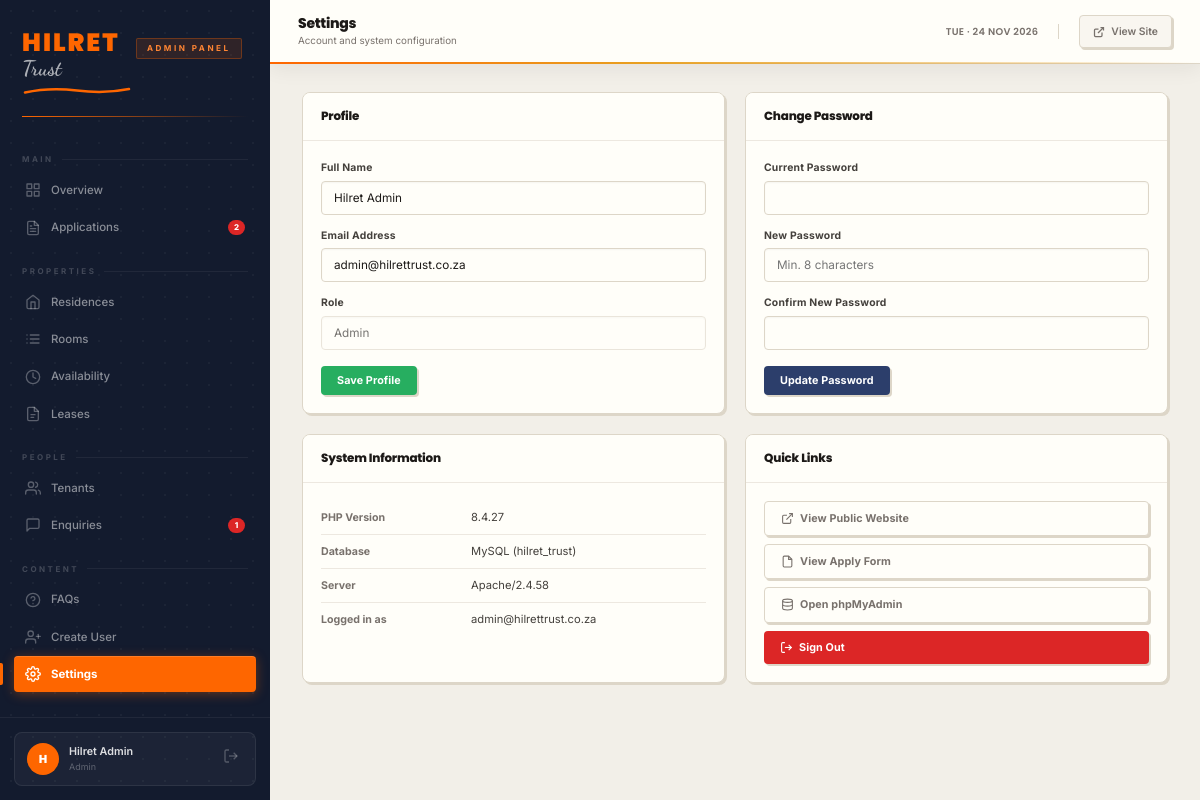
The app's page /dashboard/settings.php (signed in) with its own data.
### tables this page shows
CREATE TABLE IF NOT EXISTS users (
  id            INT AUTO_INCREMENT PRIMARY KEY,
  name          VARCHAR(100)  NOT NULL,
  email         VARCHAR(150)  UNIQUE NOT NULL,
  password_hash VARCHAR(255)  NOT NULL,
  role          ENUM('admin','manager') DEFAULT 'admin',
  last_login    DATETIME      NULL,
  created_at    TIMESTAMP     DEFAULT CURRENT_TIMESTAMP
);

### backend/db.php (called while the page is built, shortened)
<?php
function db(): PDO {
    static $pdo = null;
    if ($pdo === null) {
        $dsn = sprintf(
            'mysql:host=%s;dbname=%s;charset=%s',
            DB_HOST, DB_NAME, DB_CHARSET
        );
        $pdo = new PDO($dsn, DB_USER, DB_PASS, [
            PDO::ATTR_ERRMODE            => PDO::ERRMODE_EXCEPTION,
            PDO::ATTR_DEFAULT_FETCH_MODE => PDO::FETCH_ASSOC,
            PDO::ATTR_EMULATE_PREPARES   => false,
        ]);
    }
    return $pdo;
}

### backend/auth.php (called while the page is built, shortened)
<?php
require_once __DIR__ . '/db.php';
function is_logged_in(): bool {
    return !empty($_SESSION['admin_id']);
}
function current_user(): ?array {
    static $user = null;
    if ($user === null) {
        $stmt = db()->prepare('SELECT id, name, email, role FROM users WHERE id = ?');
        $stmt->execute([$_SESSION['admin_id']]);
        $user = $stmt->fetch() ?: null;
    }
    return $user;
}

### dashboard/partials/auth-check.php (called while the page is built, shortened)
<?php
require_once dirname(__DIR__, 2) . '/backend/auth.php';
$user = current_user();

### dashboard/settings.php (the view, shortened to what this page needs)
<?php
require_once __DIR__ . '/partials/auth-check.php';
require_once dirname(__DIR__) . '/backend/db.php';
?>
<?php include __DIR__ . '/partials/head.php'; ?>
<?php include __DIR__ . '/partials/sidebar.php'; ?>
<?php include __DIR__ . '/partials/topbar.php'; ?>
<main class="dash-content">
  <div style="display:grid;grid-template-columns:1fr 1fr;gap:20px;max-width:900px">
    <div class="card">
      <div class="card-header"><h3>Profile</h3></div>
      <div class="card-body">
        <form method="POST">
          <div class="field" style="margin-bottom:12px">
            <label>Full Name</label>
            <input type="text" name="name" value="<?= htmlspecialchars($user['name']) ?>" required>
          </div>
          <div class="field" style="margin-bottom:12px">
            <label>Email Address</label>
            <input type="email" name="email" value="<?= htmlspecialchars($user['email']) ?>" required>
          </div>
          <div class="field" style="margin-bottom:16px">
            <label>Role</label>
            <input type="text" value="<?= ucfirst(htmlspecialchars($user['role'])) ?>" disabled style="opacity:.6">
          </div>
          <button type="submit" class="btn btn--primary">Save Profile</button>
        </form>
      </div>
    </div>
    <div class="card">
      <div class="card-header"><h3>Change Password</h3></div>
      <div class="card-body">
        <form method="POST">
          <div class="field" style="margin-bottom:12px">
            <label>Current Password</label>
            <input type="password" name="current_password" required autocomplete="current-password">
          </div>
          <div class="field" style="margin-bottom:12px">
            <label>New Password</label>
            <input type="password" name="new_password" required autocomplete="new-password" placeholder="Min. 8 characters">
          </div>
          <div class="field" style="margin-bottom:16px">
            <label>Confirm New Password</label>
            <input type="password" name="confirm_password" required autocomplete="new-password">
          </div>
          <button type="submit" class="btn btn--navy">Update Password</button>
        </form>
      </div>
    </div>
    <div class="card">
      <div class="card-header"><h3>System Information</h3></div>
      <div class="card-body" style="font-size:.83rem">
        <div class="detail-row" style="padding:8px 0"><span class="detail-row__key">PHP Version</span><span class="detail-row__val"><?= PHP_VERSION ?></span></div>
        <div class="detail-row" style="padding:8px 0"><span class="detail-row__key">Database</span><span class="detail-row__val">MySQL (hilret_trust)</span></div>
        <div class="detail-row" style="padding:8px 0"><span class="detail-row__key">Server</span><span class="detail-row__val"><?= htmlspecialchars($_SERVER['SERVER_SOFTWARE'] ?? 'Apache/XAMPP') ?></span></div>
        <div class="detail-row" style="padding:8px 0"><span class="detail-row__key">Logged in as</span><span class="detail-row__val"><?= htmlspecialchars($user['email']) ?></span></div>
      </div>
    </div>
    <div class="card">
      <div class="card-header"><h3>Quick Links</h3></div>
      <div class="card-body" style="display:flex;flex-direction:column;gap:8px">
        <a href="/index.html" target="_blank" class="btn btn--ghost">
          <svg width="13" height="13" viewBox="0 0 24 24" fill="none" stroke="currentColor" stroke-width="2"><path d="M18 13v6a2 2 0 0 1-2 2H5a2 2 0 0 1-2-2V8a2 2 0 0 1 2-2h6"/><polyline points="15 3 21 3 21 9"/><line x1="10" y1="14" x2="21" y2="3"/></svg>
          View Public Website
        </a>
        <a href="/apply.html" target="_blank" class="btn btn--ghost">
          <svg width="13" height="13" viewBox="0 0 24 24" fill="none" stroke="currentColor" stroke-width="2"><path d="M14 2H6a2 2 0 0 0-2 2v16a2 2 0 0 0 2 2h12a2 2 0 0 0 2-2V8z"/><polyline points="14 2 14 8 20 8"/></svg>
          View Apply Form
        </a>
        <a href="/phpmyadmin" target="_blank" class="btn btn--ghost">
          <svg width="13" height="13" viewBox="0 0 24 24" fill="none" stroke="currentColor" stroke-width="2"><ellipse cx="12" cy="5" rx="9" ry="3"/><path d="M21 12c0 1.66-4 3-9 3s-9-1.34-9-3"/><path d="M3 5v14c0 1.66 4 3 9 3s9-1.34 9-3V5"/></svg>
          Open phpMyAdmin
        </a>
        <a href="logout.php" class="btn btn--danger">
          <svg width="13" height="13" viewBox="0 0 24 24" fill="none" stroke="currentColor" stroke-width="2"><path d="M9 21H5a2 2 0 0 1-2-2V5a2 2 0 0 1 2-2h4"/><polyline points="16 17 21 12 16 7"/><line x1="21" y1="12" x2="9" y2="12"/></svg>
          Sign Out
        </a>
      </div>
    </div>
  </div>
</main>
<?php include __DIR__ . '/partials/foot.php'; ?>

### dashboard/partials/sidebar.php (shortened to what this page needs)
<?php
$currentPage = basename($_SERVER['PHP_SELF']);
function navLink(string $href, string $icon, string $label, string $current, int $badge = 0): string {
    $file   = basename($href);
    $active = ($file === $current) ? ' active' : '';
    $badgeHtml = $badge > 0
        ? '<span class="sidebar-badge">' . $badge . '</span>'
        : '';
    return '<a href="/dashboard/' . $href . '" class="sidebar-nav__link' . $active . '">'
         . '<svg class="nav-icon" viewBox="0 0 24 24" fill="none" stroke="currentColor" stroke-width="2" stroke-linecap="round" stroke-linejoin="round">' . $icon . '</svg>'
         . $label
         . $badgeHtml
         . '</a>';
}
$pendingApps   = 0;
$newEnquiries  = 0;
try {
    require_once dirname(__DIR__, 2) . '/backend/db.php';
    $pendingApps  = (int) db()->query("SELECT COUNT(*) FROM applications WHERE status='pending'")->fetchColumn();
    $newEnquiries = (int) db()->query("SELECT COUNT(*) FROM enquiries WHERE status='new'")->fetchColumn();
} catch (Exception $e) {}
$initials = strtoupper(substr($user['name'] ?? 'A', 0, 1));
?>
<aside class="dash-sidebar">
  <div class="sidebar-logo">
    <a href="/index.html" class="sidebar-site-logo" aria-label="Hilret Trust — Go to website">
      <div class="sidebar-logo-mark">
        <span class="sidebar-logo-mark__hilret">Hilret</span>
        <span class="sidebar-logo-mark__trust">Trust</span>
        <svg class="sidebar-logo-mark__swoosh" viewBox="0 0 110 10" xmlns="http://www.w3.org/2000/svg" aria-hidden="true">
          <path d="M3 7.5 Q27.5 2 55 5.5 Q82.5 9 107 4" stroke="#FE6600" stroke-width="2.5" fill="none" stroke-linecap="round"/>
        </svg>
      </div>
    </a>
    <span class="sidebar-logo__badge">Admin Panel</span>
  </div>
  <nav class="sidebar-nav">
    <div class="sidebar-nav__label">Main</div>
    <?= navLink('overview.php',
        '<rect x="3" y="3" width="7" height="7"/><rect x="14" y="3" width="7" height="7"/><rect x="3" y="14" width="7" height="7"/><rect x="14" y="14" width="7" height="7"/>',
        'Overview', $currentPage) ?>
    <?= navLink('applications.php',
        '<path d="M14 2H6a2 2 0 0 0-2 2v16a2 2 0 0 0 2 2h12a2 2 0 0 0 2-2V8z"/><polyline points="14 2 14 8 20 8"/><line x1="16" y1="13" x2="8" y2="13"/><line x1="16" y1="17" x2="8" y2="17"/><polyline points="10 9 9 9 8 9"/>',
        'Applications', $currentPage, $pendingApps) ?>
    <div class="sidebar-nav__label">Properties</div>
    <?= navLink('residences.php',
        '<path d="M3 9l9-7 9 7v11a2 2 0 0 1-2 2H5a2 2 0 0 1-2-2z"/><polyline points="9 22 9 12 15 12 15 22"/>',
        'Residences', $currentPage) ?>
    <?= navLink('rooms.php',
        '<path d="M8 6h13M8 12h13M8 18h13M3 6h.01M3 12h.01M3 18h.01"/>',
        'Rooms', $currentPage) ?>
    <?= navLink('availability.php',
        '<circle cx="12" cy="12" r="10"/><polyline points="12 6 12 12 16 14"/>',
        'Availability', $currentPage) ?>
    <?= navLink('leases.php',
        '<path d="M14 2H6a2 2 0 0 0-2 2v16a2 2 0 0 0 2 2h12a2 2 0 0 0 2-2V8z"/><polyline points="14 2 14 8 20 8"/><line x1="9" y1="13" x2="15" y2="13"/><line x1="9" y1="17" x2="13" y2="17"/>',
        'Leases', $currentPage) ?>
    <div class="sidebar-nav__label">People</div>
    <?= navLink('residents.php',
        '<path d="M17 21v-2a4 4 0 0 0-4-4H5a4 4 0 0 0-4 4v2"/><circle cx="9" cy="7" r="4"/><path d="M23 21v-2a4 4 0 0 0-3-3.87"/><path d="M16 3.13a4 4 0 0 1 0 7.75"/>',
        'Tenants', $currentPage) ?>
    <?= navLink('enquiries.php',
        '<path d="M21 15a2 2 0 0 1-2 2H7l-4 4V5a2 2 0 0 1 2-2h14a2 2 0 0 1 2 2z"/>',
        'Enquiries', $currentPage, $newEnquiries) ?>
    <div class="sidebar-nav__label">Content</div>
    <?= navLink('faqs.php',
        '<circle cx="12" cy="12" r="10"/><path d="M9.09 9a3 3 0 0 1 5.83 1c0 2-3 3-3 3"/><line x1="12" y1="17" x2="12.01" y2="17"/>',
        'FAQs', $currentPage) ?>
    <?= navLink('signup.php',
        '<path d="M16 21v-2a4 4 0 0 0-4-4H5a4 4 0 0 0-4 4v2"/><circle cx="8.5" cy="7" r="4"/><line x1="20" y1="8" x2="20" y2="14"/><line x1="23" y1="11" x2="17" y2="11"/>',
        'Create User', $currentPage) ?>
    <?= navLink('settings.php',
        '<circle cx="12" cy="12" r="3"/><path d="M19.4 15a1.65 1.65 0 0 0 .33 1.82l.06.06a2 2 0 0 1 0 2.83 2 2 0 0 1-2.83 0l-.06-.06a1.65 1.65 0 0 0-1.82-.33 1.65 1.65 0 0 0-1 1.51V21a2 2 0 0 1-2 2 2 2 0 0 1-2-2v-.09A1.65 1.65 0 0 0 9 19.4a1.65 1.65 0 0 0-1.82.33l-.06.06a2 2 0 0 1-2.83 0 2 2 0 0 1 0-2.83l.06-.06A1.65 1.65 0 0 0 4.68 15a1.65 1.65 0 0 0-1.51-1H3a2 2 0 0 1-2-2 2 2 0 0 1 2-2h.09A1.65 1.65 0 0 0 4.6 9a1.65 1.65 0 0 0-.33-1.82l-.06-.06a2 2 0 0 1 0-2.83 2 2 0 0 1 2.83 0l.06.06A1.65 1.65 0 0 0 9 4.68a1.65 1.65 0 0 0 1-1.51V3a2 2 0 0 1 2-2 2 2 0 0 1 2 2v.09a1.65 1.65 0 0 0 1 1.51 1.65 1.65 0 0 0 1.82-.33l.06-.06a2 2 0 0 1 2.83 0 2 2 0 0 1 0 2.83l-.06.06A1.65 1.65 0 0 0 19.4 9a1.65 1.65 0 0 0 1.51 1H21a2 2 0 0 1 2 2 2 2 0 0 1-2 2h-.09a1.65 1.65 0 0 0-1.51 1z"/>',
        'Settings', $currentPage) ?>
  </nav>
  <div class="sidebar-footer">
    <div class="sidebar-user">
      <div class="sidebar-user__avatar"><?= htmlspecialchars($initials) ?></div>
      <div class="sidebar-user__info">
        <div class="sidebar-user__name"><?= htmlspecialchars($user['name'] ?? '') ?></div>
        <div class="sidebar-user__role"><?= htmlspecialchars($user['role'] ?? '') ?></div>
      </div>
      <a href="/dashboard/logout.php" class="sidebar-logout" title="Log out">
        <svg width="16" height="16" viewBox="0 0 24 24" fill="none" stroke="currentColor" stroke-width="2">
          <path d="M9 21H5a2 2 0 0 1-2-2V5a2 2 0 0 1 2-2h4"/>
          <polyline points="16 17 21 12 16 7"/>
          <line x1="21" y1="12" x2="9" y2="12"/>
        </svg>
      </a>
    </div>
  </div>
</aside>

### records on screen
users: name "H", name "Hilret Admin", role "Admin", email "admin@hilrettrust.co.za"

### other values on screen
$label "Overview Applications Residences Rooms Availability Leases Tenants Enquiries FAQs Create User Settings"
$badge "2 1"
$topbarTitle "Settings"
$topbarSubtitle "Account and system configuration"
PHP_VERSION "8.4.27"
$_SERVER['SERVER_SOFTWARE'] "Apache/2.4.58"
